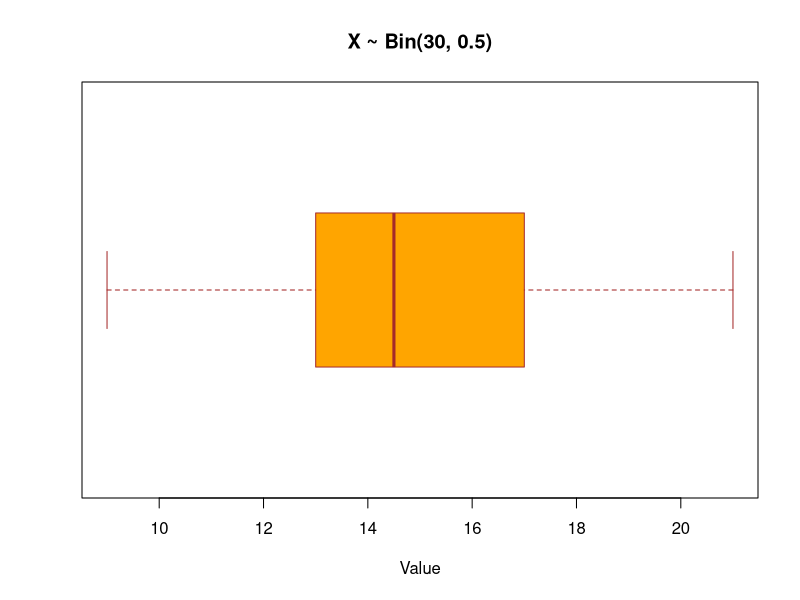
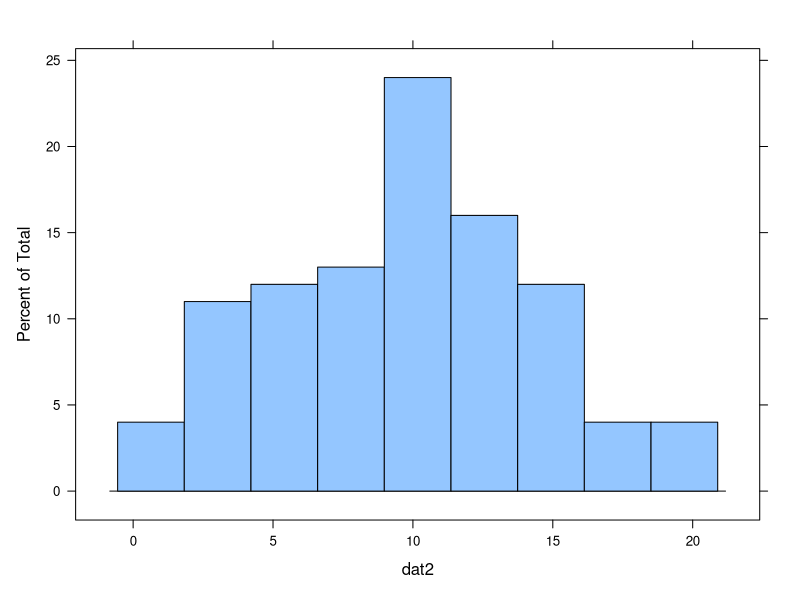
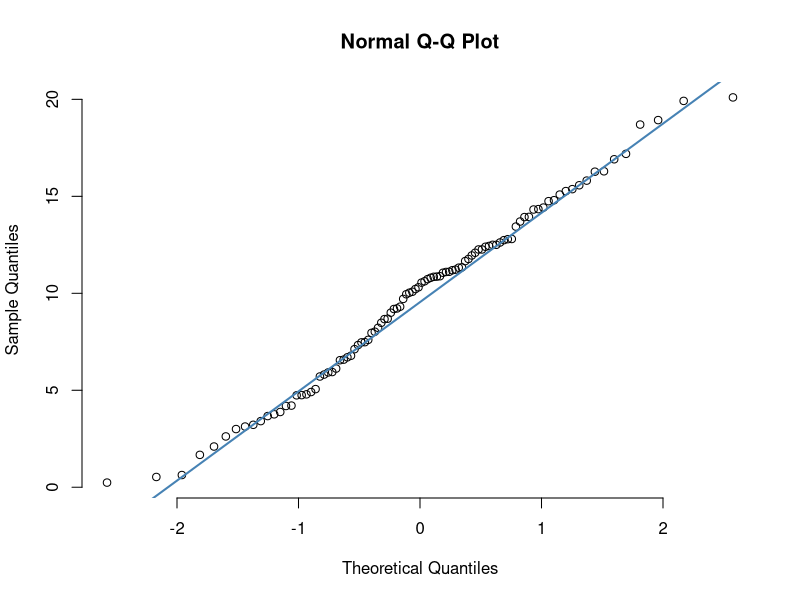

These figures' R source, in order:
#------------------------------------------------------------------------------#
# Section: STAT 510 A (Tuesday 9:30 A.M. - 10:34 A.M.)
# Assignment: Homework 5
#------------------------------------------------------------------------------#


#---------------------------User Defined Functions-----------------------------#


# -----------------------------------------------#
# Returns the mean of the number in given vector
#
# vec: a given vector
# mean: a calculated mean to be returned
# -----------------------------------------------#
FindMean <- function(vec) {
  sum <- 0
  for (i in 1:length(vec)) {
    sum <- sum + vec[i]
  }
  mean <- sum / length(vec)
  return(mean)
}

#----------------------------------------#
# Returns the standard deviation of the given vector
#
# vec: a given vector
# mean: a mean of given vector
# sdSum: a sum of Sigma(x_i - mu)^2
# SD: a calculated standard deviation
# Returns the standard deviation of the vec
#----------------------------------------#
FindSD <- function(vec){
  mean <- FindMean(vec)
  sdSum <- 0
  for (i in 1:length(vec)) {
    sdSum <- sdSum + (vec[i] - mean)^2
  }
  SD <- sqrt(sdSum / (length(vec) - 1))
  return(SD)
}


#----------------------------------------#
# Returns the median of the given vector
#
# vec: a given vector
# sorted: a sorted given vector
# Returns the median of the vec
#----------------------------------------#
FindMedian <- function(vec) {
  sorted <- sort(vec)
  if (length(sorted) %% 2 == 0) {
    return((sorted[length(sorted)/2] + sorted[(length(sorted)/2) + 1])/2)
  }
  else {
    return(sorted[(length(sorted)/2) + 1])
  }
}

#--------------------------------------------------------------------------------#
# Returns the mode of the given vector
#
# vec: a given vector
# modeList: a sorted given vector
# count: store the count of most frequently occurring value
# mode: stores the most frequently appearing value as mode
# modeFinal: stores all values equal to the mode in case there are multiple modes
# Returns the mode of the vec
#--------------------------------------------------------------------------------#
FindMode <- function(vec) {
  modeList <- list()
  count <- 0
  mode <- 0
  
  for (i in 1:length(vec)) {
    int <- vec[i]
    if (!any(sapply(modeList, function(x) int %in% x))) {
      modeList[i] <- int
    }
    else {
      modeList[i] <- int
      temp <- length(which(sapply(modeList, function(x) int %in% x)))
      if (temp > count) {
        count <- temp
        mode <- int
      }
    }
  }
  
  modeFinal <- integer()
  for (i in 1:length(vec)) {
    int <- vec[i]
    temp <- length(which(sapply(modeList, function(x) int %in% x)))
    if (temp >= count) {
      if (!any(sapply(modeFinal, function(x) int %in% x))) {
        modeFinal <- append(modeFinal, int)
      }
    }
  }
  modeFinal <- sort(modeFinal)
  return(modeFinal)
}

#----------------------------------------#
# Returns the minimum of the data set
#
# vec: a given vector
# Returns the minimum of the vec
#----------------------------------------#
FindMinimum <- function(vec) {
  min <- 9999
  for (i in 1:length(vec)) {
    if (vec[i] < min) {
      min <- vec[i]
    }
  }
  return(min)
}

#----------------------------------------#
# Returns the maximum of the data set
#
# vec: a given vector
# Returns the maximum of the vec
#----------------------------------------#
FindMaximum <- function(vec) {
  max <- -9999
  for (i in 1:length(vec)) {
    if (vec[i] > max) {
      max <- vec[i]
    }
  }
  return(max)
}

#----------------------------------------#
# Returns the percentile of the data set
#
# vec: a given vector
# Returns the percentile element of the vec
#----------------------------------------#
FindPercentile <- function(vec, percentile) {
  sorted <- sort(vec)
  locate <- floor(length(sorted) * percentile)
  resultPercentile <- sorted[locate]
  return(resultPercentile)
}

#------------------------------------------------------------------------------#



#-----------------Q1---------------------#

#---(a)---#
dat1=rbinom(100, size=30, 0.5)
print(dat1)

#---(b)---#
mean <- FindMean(dat1)
stDev <- FindSD(dat1)
print(mean)
print(stDev^2)
print(stDev)


#---(c)---#
mode <- FindMode(dat1)
median <- FindMedian(dat1)
print(mode)
print(median)

#---(d)---#
boxplot(dat1,
        main = "X ~ Bin(30, 0.5)",
        xlab = "Value",
        col = "orange",
        border = "brown",
        horizontal = TRUE
)



#-----------------Q2---------------------#

#---(a)---#
dat2 <- round(rnorm(100, mean=10,sd=5),2)
print(dat2)

#---(b)---#
min <- FindMinimum(dat2)
max <- FindMaximum(dat2)
range <- max - min
print(min)
print(max)
print(range)

#---(c)---#
library(lattice)
histogram(dat2, nint = 9)

#---(d)---#
qqnorm(dat2, pch = 1, frame = FALSE)
qqline(dat2, col = "steelblue", lwd = 2)

#---(e)---#
percentile <- FindPercentile(dat2, 0.30)
percentile